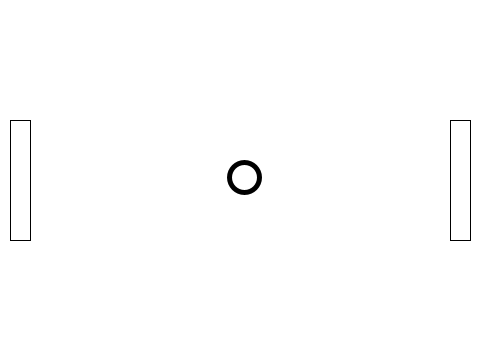
Frame 1 (no input)
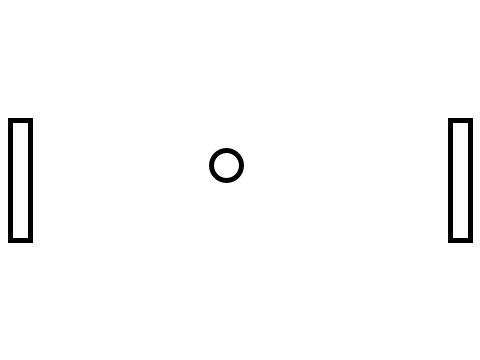
Frame 60 (the mouse pressed at the canvas centre just before this capture)
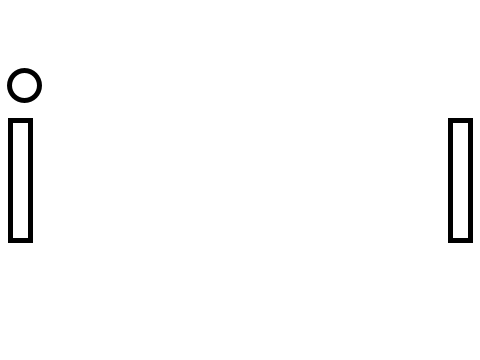
Frame 120 (the mouse held since frame 60 and released just before this capture)

The Processing sketch that drew these frames (run headless with seeded random() and noise(); from frame 60 on, the mouse is pressed at the canvas centre):

// Processing sketch: myPongWithPaddleMovableInteractiveBouncingVariableAngleRotate
// ── myPongWithPaddleMovableInteractiveBouncingVariableAngleRotate.pde
//myPongWithPaddleMovableInteractiveBouncingVariableAngleRotate
        
    class Paddle {
        
        int x;
        int y;
        int w;
        int h;
        char up;
        char down;
                
        Paddle(int x_, int y_, int w_, int h_, char up_, char down_) {
            x = x_;
            y = y_;
            w = w_;
            h = h_;
            up = up_;
            down = down_;
        }
        
        //키보드를 누르면 위/아래로 움직입니다
        void update(char key) {
            if (key == up) {
                y -= 10;
                y = constrain(y, 0, height);
            }
            else if (key == down) {
                y += 10;
                y = constrain(y, 0, height - h);
            }
        }
        
        void display() {
            rect(x, y, w, h);
        }
    }
        
    class Ball {
        PVector location;
        PVector velocity;
        PVector acceleration;
        
        float radius = 15;
    
        Ball() {
            location = new PVector(width / 2, height / 2);
            velocity = PVector.random2D().mult(5);
            acceleration = new PVector(0, 0);
        }
        
        //공의 속도와 위치를 업데이트 합니다
        void move() {
            velocity.add(acceleration);
            location.add(velocity);
                
                
            //오른쪽 벽에 닿이면
            if (location.x > width - radius) {
                println("Ball reached right border.");
                println("Player one won the game!.");
                location = new PVector(width / 2, height / 2);
                //임의의 방향으로 새 게임을 시작합니다
                velocity = PVector.random2D().mult(5);
            }
            //왼쪽 벽에 닿이면
            else if (location.x < 0 + radius) {
                println("Ball reached right border.");
                println("Player two won the game!.");
                location = new PVector(width / 2, height / 2);
                //임의의 방향으로 새 게임을 시작합니다
                velocity = PVector.random2D().mult(5);
            }
            //아래쪽 바닥에 닿이면
            if (location.y > height - radius) {
                location.y = height - radius;
                velocity.y = - 1 * velocity.y;
            }
            //위쪽 천장에 닿이면
            else if (location.y < 0 + radius) {
                location.y = radius;
                velocity.y = - 1 * velocity.y;
            }
        }
        
        //paddle과 상호작용합니다
        void interactWith(Paddle p) {
            if (isColliding(p)) {
                println("incoming: " + degrees(velocity.heading()));
                if (velocity.heading() < 0) {
                  velocity = velocity.rotate(-PI - 2 * velocity.heading());
                }
                else {
                  velocity = velocity.rotate(PI - 2 * velocity.heading());
                }
                velocity.mult(1.03);
                println("reflecting: " + degrees(velocity.heading()));
            }
        }

        void display() {
            strokeWeight(5);
            ellipseMode(RADIUS);
            ellipse(location.x, location.y, radius, radius);
        }
        
        //공과 패들이 충돌하는지를 알려줍니다
        boolean isColliding(Paddle p) {
            //borders
            float left = p.x - radius;
            float right = p.x + p.w + radius;
            float top = p.y - radius;
            float bottom = p.y  + p.h + radius;
            if ((location.x > left) && (location.x < right) && (location.y > top) && (location.y < bottom)){
                return true;
            }
            else {
                return false;
            }
        }
    }
        
    Ball ball;
    Paddle left;
    Paddle right;
    
    void setup() {
        size(480, 360);
        smooth();
        background(255);
        ball = new Ball();
        left = new Paddle(10, 120, 20, 120, 'q', 'a');
        right = new Paddle(width - 10 - 20, 120, 20, 120, 'p', 'l');
    }
    
    void draw() {
        background(255);
        noFill();
        ball.interactWith(left);
        ball.interactWith(right);
        ball.move();
        
        if (ball.isColliding(left)) {
            fill(100);
            left.display();
            ball.display();
            noFill();
            right.display();
        }
        else if (ball.isColliding(right)) {
            fill(100);
            right.display();
            ball.display();
            noFill();
            left.display();
        }
        else {
            left.display();
            right.display();
            ball.display();
        }
    }
    
    void keyPressed() {
        left.update(key);
        right.update(key);
    }
